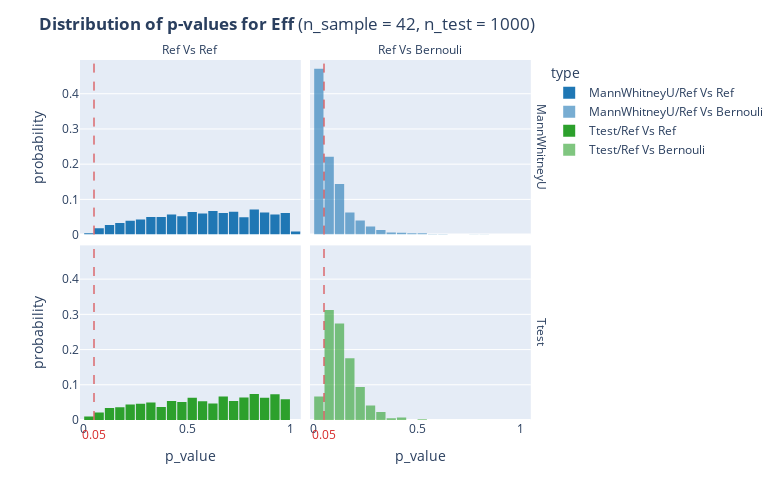

Notebook code for this chart:
### Markdown cell above
## Eff

### Code cell
calculate_p_values(n_sample=42, n_test=1000, cate_interest='Eff', Halternative = 'two-sided')

### Figure 1 — Plotly figure (JSON) as saved in the notebook; plotly's stock layout.template omitted (floating-point values rounded to 4 significant figures; data arrays with more than 128 entries replaced by an {"elided": "..."} marker saying what was removed)
{"data": [{"alignmentgroup": "True", "bingroup": "x", "histnorm": "probability", "hovertemplate": "type=MannWhitneyU/Ref Vs Ref<br>test=MannWhitneyU<br>category=Ref Vs Ref<br>p_value=%{x}<br>probability=%{y}<extra></extra>", "legendgroup": "MannWhitneyU/Ref Vs Ref", "marker": {"color": "rgb(31, 119, 180)", "pattern": {"shape": ""}}, "name": "MannWhitneyU/Ref Vs Ref", "offsetgroup": "MannWhitneyU/Ref Vs Ref", "orientation": "v", "showlegend": true, "type": "histogram", "x": {"elided": "1000 float values"}, "xaxis": "x3", "xbins": {"size": 0.05, "start": 0}, "yaxis": "y3"}, {"alignmentgroup": "True", "bingroup": "x", "histnorm": "probability", "hovertemplate": "type=MannWhitneyU/Ref Vs Bernouli<br>test=MannWhitneyU<br>category=Ref Vs Bernouli<br>p_value=%{x}<br>probability=%{y}<extra></extra>", "legendgroup": "MannWhitneyU/Ref Vs Bernouli", "marker": {"color": "rgba(31, 119, 180, 0.6)", "pattern": {"shape": ""}}, "name": "MannWhitneyU/Ref Vs Bernouli", "offsetgroup": "MannWhitneyU/Ref Vs Bernouli", "orientation": "v", "showlegend": true, "type": "histogram", "x": {"elided": "1000 float values"}, "xaxis": "x4", "xbins": {"size": 0.05, "start": 0}, "yaxis": "y4"}, {"alignmentgroup": "True", "bingroup": "x", "histnorm": "probability", "hovertemplate": "type=Ttest/Ref Vs Ref<br>test=Ttest<br>category=Ref Vs Ref<br>p_value=%{x}<br>probability=%{y}<extra></extra>", "legendgroup": "Ttest/Ref Vs Ref", "marker": {"color": "rgb(44, 160, 44)", "pattern": {"shape": ""}}, "name": "Ttest/Ref Vs Ref", "offsetgroup": "Ttest/Ref Vs Ref", "orientation": "v", "showlegend": true, "type": "histogram", "x": {"elided": "1000 float values"}, "xaxis": "x", "xbins": {"size": 0.05, "start": 0}, "yaxis": "y"}, {"alignmentgroup": "True", "bingroup": "x", "histnorm": "probability", "hovertemplate": "type=Ttest/Ref Vs Bernouli<br>test=Ttest<br>category=Ref Vs Bernouli<br>p_value=%{x}<br>probability=%{y}<extra></extra>", "legendgroup": "Ttest/Ref Vs Bernouli", "marker": {"color": "rgba(44, 160, 44, 0.6)", "pattern": {"shape": ""}}, "name": "Ttest/Ref Vs Bernouli", "offsetgroup": "Ttest/Ref Vs Bernouli", "orientation": "v", "showlegend": true, "type": "histogram", "x": {"elided": "1000 float values"}, "xaxis": "x2", "xbins": {"size": 0.05, "start": 0}, "yaxis": "y2"}], "layout": {"annotations": [{"showarrow": false, "text": "Ref Vs Ref", "x": 0.24, "xanchor": "center", "xref": "paper", "y": 1, "yanchor": "bottom", "yref": "paper"}, {"showarrow": false, "text": "Ref Vs Bernouli", "x": 0.74, "xanchor": "center", "xref": "paper", "y": 1, "yanchor": "bottom", "yref": "paper"}, {"showarrow": false, "text": "Ttest", "textangle": 90, "x": 0.98, "xanchor": "left", "xref": "paper", "y": 0.2425, "yanchor": "middle", "yref": "paper"}, {"showarrow": false, "text": "MannWhitneyU", "textangle": 90, "x": 0.98, "xanchor": "left", "xref": "paper", "y": 0.7575, "yanchor": "middle", "yref": "paper"}, {"font": {"color": "rgb(214, 39, 40)", "size": 12}, "showarrow": false, "text": "0.05", "x": 0.05, "xref": "x", "y": -0.07, "yref": "paper"}, {"font": {"color": "rgb(214, 39, 40)", "size": 12}, "showarrow": false, "text": "0.05", "x": 0.05, "xref": "x2", "y": -0.07, "yref": "paper"}], "bargap": 0.1, "barmode": "relative", "height": 500, "legend": {"title": {"text": "type"}, "tracegroupgap": 0}, "margin": {"t": 60}, "shapes": [{"line": {"color": "rgb(214, 39, 40)", "dash": "dash", "width": 1}, "type": "line", "x0": 0.05, "x1": 0.05, "xref": "x", "y0": 0, "y1": 1, "yref": "y domain"}, {"line": {"color": "rgb(214, 39, 40)", "dash": "dash", "width": 1}, "type": "line", "x0": 0.05, "x1": 0.05, "xref": "x2", "y0": 0, "y1": 1, "yref": "y2 domain"}, {"line": {"color": "rgb(214, 39, 40)", "dash": "dash", "width": 1}, "type": "line", "x0": 0.05, "x1": 0.05, "xref": "x3", "y0": 0, "y1": 1, "yref": "y3 domain"}, {"line": {"color": "rgb(214, 39, 40)", "dash": "dash", "width": 1}, "type": "line", "x0": 0.05, "x1": 0.05, "xref": "x4", "y0": 0, "y1": 1, "yref": "y4 domain"}], "title": {"text": "<b>Distribution of p-values for Eff</b> (n_sample = 42, n_test = 1000)"}, "width": 780, "xaxis": {"anchor": "y", "domain": [0, 0.48], "title": {"text": "p_value"}}, "xaxis2": {"anchor": "y2", "domain": [0.5, 0.98], "matches": "x", "title": {"text": "p_value"}}, "xaxis3": {"anchor": "y3", "domain": [0, 0.48], "matches": "x", "showticklabels": false}, "xaxis4": {"anchor": "y4", "domain": [0.5, 0.98], "matches": "x", "showticklabels": false}, "yaxis": {"anchor": "x", "domain": [0, 0.485], "title": {"text": "probability"}}, "yaxis2": {"anchor": "x2", "domain": [0, 0.485], "matches": "y", "showticklabels": false}, "yaxis3": {"anchor": "x3", "domain": [0.515, 1], "matches": "y", "title": {"text": "probability"}}, "yaxis4": {"anchor": "x4", "domain": [0.515, 1], "matches": "y", "showticklabels": false}}}
